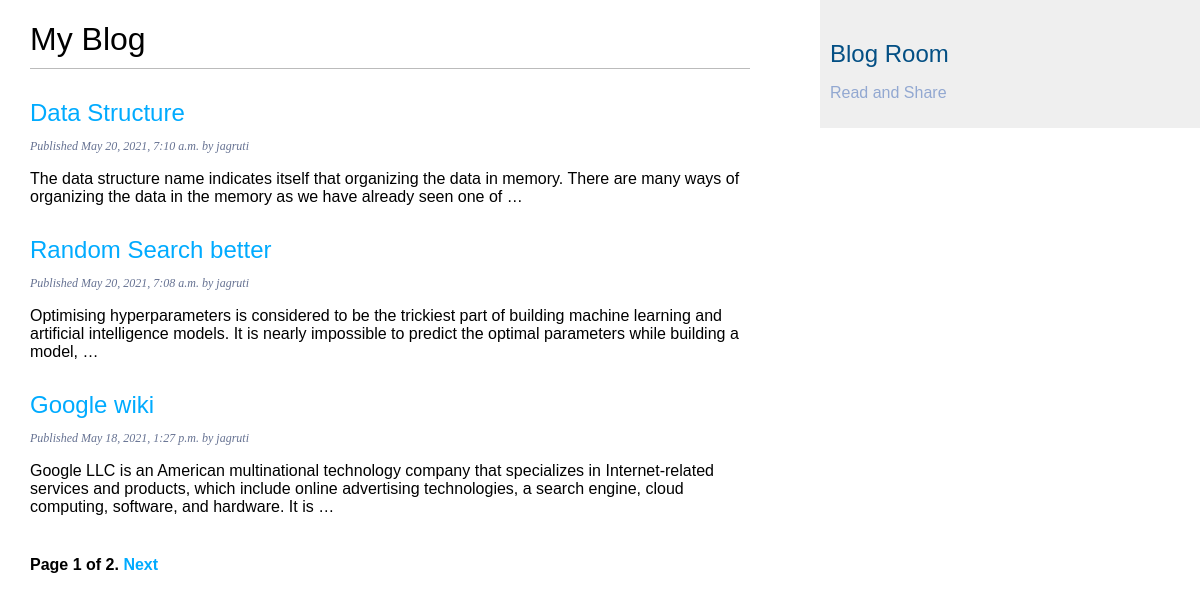
/blog/, run on an earlier commit of the app's database.
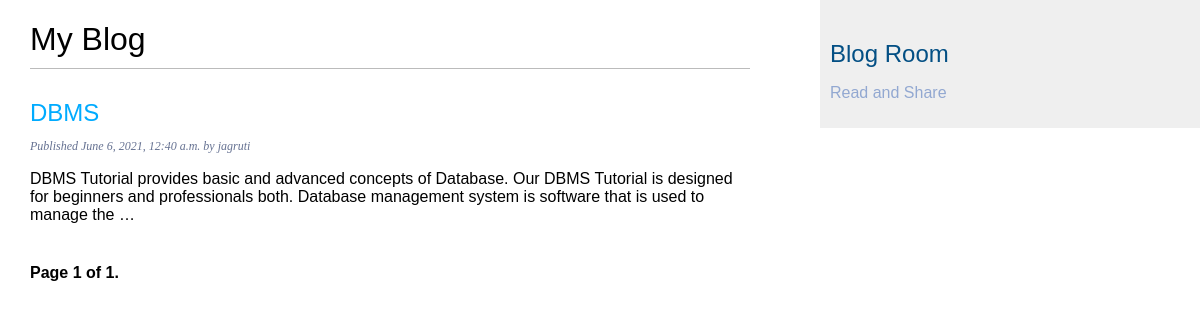
And on a later commit of the database.
### blog/models.py (models this page shows, shortened)
class Post(models.Model):
                STATUS_CHOICES=(
							('draft','Draft'),
							('published','Published'),
                )
                objects = models.Manager()  # The	default	manager.
                published = PublishedManager()  # Our	custom	manager.
                title=models.CharField(max_length=250)
                slug=models.SlugField(max_length=250,unique_for_date='publish')
                author=models.ForeignKey(User,on_delete=models.CASCADE,related_name='blog_posts')
                body=models.TextField()
                publish=models.DateTimeField(default=timezone.now)
                created=models.DateTimeField(auto_now_add=True)
                updated=models.DateTimeField(auto_now=True)
                status=models.CharField(max_length=10,choices=STATUS_CHOICES,default='draft')
                class Meta:
                    ordering=('-publish',)
                def get_absolute_url(self):
                    return reverse('blog:post_detail',
                                   args=[self.publish.year,
                                         self.publish.month,
                                         self.publish.day,
                                         self.slug])

### blog/views.py (the view)
# urls.py: path('', views.PostListView.as_view(), name='post_list'),
class PostListView(ListView):
                queryset = Post.published.all()
                context_object_name = 'posts'
                paginate_by = 3
                template_name = 'blog/post/list.html'

### blog/templates/blog/post/list.html (shortened to what this page needs)
{% extends "blog/base.html"	%}
{% block content %}
	<h1>My Blog</h1>
	{% for post in posts %}
		<h2>
			<a href="{{ post.get_absolute_url }}">
				{{ post.title }}
			</a>
		</h2>
		<p class="date">
			Published {{ post.publish }} by {{ post.author }}
		</p>
		{{ post.body|truncatewords:30|linebreaks }}
	{% endfor %}
	{% include "pagination.html" with page=page_obj %}
{% endblock %}

### blog/templates/blog/base.html (shortened to what this page needs)
{% load static %}
<!DOCTYPE html>
<html>
<head>
	<link href="{% static "css/blog.css" %}" rel="stylesheet">
</head>
<body style="background-color:white;">
	<div id="content">
		{% block content %}
		{% endblock %}
	</div>
	<div id="sidebar">
		<h2 style="color:#034f84;">Blog Room</h2>
			<p style="color:#92a8d1;">Read and Share</p>
	</div>
</body>
</html>

### blog/templates/pagination.html (shortened to what this page needs)
<html>
<div class="pagination">
	<span class="step-links">
		<span class="current">
			Page {{ page.number }} of {{ page.paginator.num_pages }}.
		</span>
			{% if page.has_next %}
				<a href="?page={{ page.next_page_number	}}">Next</a>
			{% endif %}
	</span>
</div>
</html>

### static/css/blog.css (style rules this page uses)
body { background_colour: lightblue; margin:0; padding:0; font-family:helvetica, sans-serif; }
a { color:#00abff; text-decoration:none; }
h1 { font-weight:normal; border-bottom:1px solid #bbb; padding:0 0 10px 0; }
h2 { background_colour: lightblue; font-weight:normal; margin:30px 0 0; }
#content { float:left; width:60%; padding:0 0 0 30px; }
#sidebar { float:right; width:30%; padding:10px; background:#efefef; height:100%; }
p.date { color:#667292; font-family: georgia, serif; font-size: 12px; font-style: italic; }
.pagination { margin:40px 0; font-weight:bold; }

What changed in the data, as far as the page shows it:
removed Post: title "Data Structure", publish "May 20, 2021, 7:10 a.m.", author "jagruti", body "The data structure name indicates itself that organizing the data in memory. There are many ways of organizing the data in the memory as we have already seen one of …"
removed Post: title "Random Search better", publish "May 20, 2021, 7:08 a.m.", author "jagruti", body "Optimising hyperparameters is considered to be the trickiest part of building machine learning and artificial intelligence models. It is nearly impossible to predict the optimal parameters while building a model, …"
removed Post: title "Google wiki", publish "May 18, 2021, 1:27 p.m.", author "jagruti", body "Google LLC is an American multinational technology company that specializes in Internet-related services and products, which include online advertising technologies, a search engine, cloud computing, software, and hardware. It is …"
added Post: title "DBMS", publish "June 6, 2021, 12:40 a.m.", author "jagruti", body "DBMS Tutorial provides basic and advanced concepts of Database. Our DBMS Tutorial is designed for beginners and professionals both. Database management system is software that is used to manage the …"
Also different on the page:
{{ page.paginator.num_pages }}: "2" → "1"
text no longer shown: "Next"
